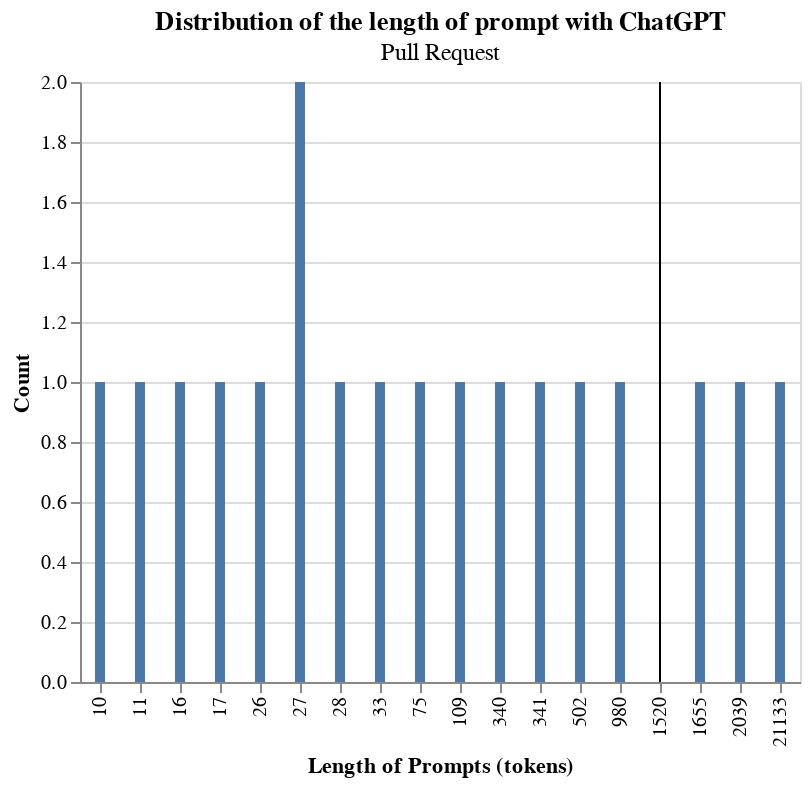

The cell this chart's notebook holds for it:
### Code cell
# Checking histogarm
inter_bar = alt.Chart(df_url_prompt).mark_bar(size=5).encode(
    x=alt.X(
        "TokensOfPrompts:N",
        title="Length of Prompts (tokens)",
    ),
    y=alt.Y("count()", title="Count"),
).properties(
    title={
        "text": "Distribution of the length of prompt with ChatGPT",
        "subtitle": "Pull Request"
    }
)

rule = alt.Chart(df_url_prompt).mark_rule().encode(
    x=alt.X(
        'TokensOfPrompts:N',
        aggregate="mean",
        type='nominal',
        axis=alt.Axis(format="2d")
    ),
)

alt.layer(inter_bar, rule)

### Figure 1 — Vega-Lite specification as saved in the notebook (floating-point values rounded to 4 significant figures)
{"$schema": "https://vega.github.io/schema/vega-lite/v5.20.1.json", "config": {"view": {"continuousHeight": 300, "continuousWidth": 300}}, "data": {"name": "data-073e075b98458dac7efbe956addc7084"}, "datasets": {"data-073e075b98458dac7efbe956addc7084": [{"TokensOfPrompts": 21133, "URL_pr": "https://github.com/Email-Generation/email_generation/pull/2"}, {"TokensOfPrompts": 17, "URL_pr": "https://github.com/Hochfrequenz/kohlrahbi/pull/158"}, {"TokensOfPrompts": 33, "URL_pr": "https://github.com/RND247/Pype-Synthetic-Data-for-Testing/pull/16"}, {"TokensOfPrompts": 11, "URL_pr": "https://github.com/aiplanethub/genai-stack/pull/21"}, {"TokensOfPrompts": 109, "URL_pr": "https://github.com/app-sre/qontract-reconcile/pull/3630"}, {"TokensOfPrompts": 341, "URL_pr": "https://github.com/bancaditalia/black-it/pull/58"}, {"TokensOfPrompts": 340, "URL_pr": "https://github.com/bbelderbos/htmx-demo/pull/2"}, {"TokensOfPrompts": 980, "URL_pr": "https://github.com/chitalian/gptask/pull/2"}, {"TokensOfPrompts": 28, "URL_pr": "https://github.com/comfyanonymous/ComfyUI/pull/1115"}, {"TokensOfPrompts": 502, "URL_pr": "https://github.com/jefftriplett/frontmatter-cli/pull/6"}, {"TokensOfPrompts": 75, "URL_pr": "https://github.com/livingbio/gpt-fn/pull/4"}, {"TokensOfPrompts": 1655, "URL_pr": "https://github.com/metaphorsystems/metaphor-python/pull/5"}, {"TokensOfPrompts": 10, "URL_pr": "https://github.com/microsoft/visionmetrics/pull/42"}, {"TokensOfPrompts": 27, "URL_pr": "https://github.com/monarch-initiative/oai-monarch-plugin/pull/39"}, {"TokensOfPrompts": 15.5, "URL_pr": "https://github.com/paul-gauthier/aider/pull/119"}, {"TokensOfPrompts": 26, "URL_pr": "https://github.com/roslinmahmud/easy-hire-backend/pull/11"}, {"TokensOfPrompts": 2039, "URL_pr": "https://github.com/tinygrad/tinygrad/pull/1661"}, {"TokensOfPrompts": 27, "URL_pr": "https://github.com/wafflestudio/wacruit-server/pull/26"}]}, "layer": [{"encoding": {"x": {"field": "TokensOfPrompts", "title": "Length of Prompts (tokens)", "type": "nominal"}, "y": {"aggregate": "count", "title": "Count", "type": "quantitative"}}, "mark": {"size": 5, "type": "bar"}, "title": {"subtitle": "Pull Request", "text": "Distribution of the length of prompt with ChatGPT"}}, {"encoding": {"x": {"aggregate": "mean", "axis": {"format": "2d"}, "field": "TokensOfPrompts", "type": "nominal"}}, "mark": {"type": "rule"}}]}
